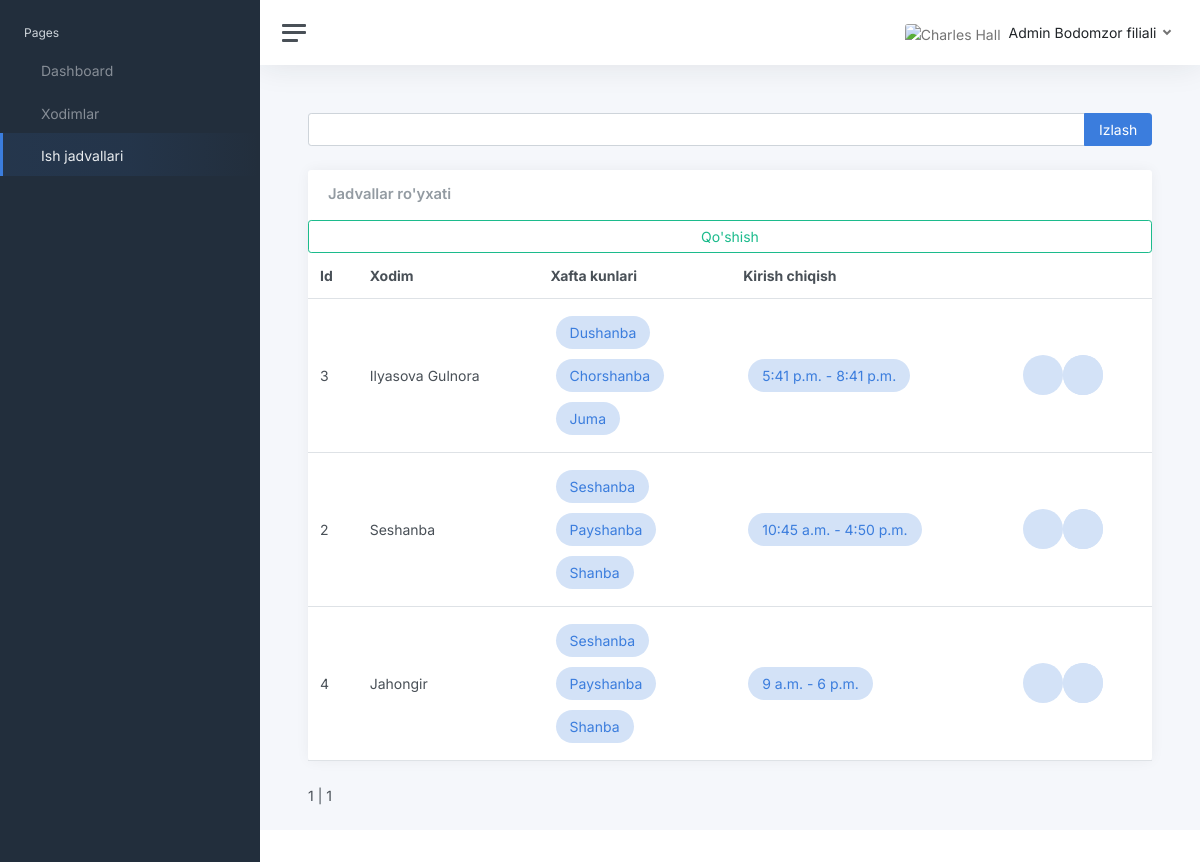
Page /schedules/ (signed in) on the committed database.
### apps/superadmin/models.py (models this page shows, shortened)
class Filial(models.Model):
    filial_name = models.CharField(max_length=200, null=True, blank=True)
    class Meta:
        verbose_name = "Filial"
        verbose_name_plural = "Filiallar"

class Weekday(models.Model):
    name = models.CharField(max_length=20, unique=True)
    name_en = models.CharField(max_length=20, unique=True, null=True, blank=True)
    class Meta:
        verbose_name = "Hafta kuni"
        verbose_name_plural = "Hafta kunlari"

### apps/main/models.py (models this page shows, shortened)
class WorkSchedule(models.Model):
    weekday = models.ManyToManyField(Weekday, related_name='work_schedules')
    employee = models.ForeignKey(Employee, on_delete=models.CASCADE, related_name='work_schedules', null=True, blank=True)
    admin = models.ForeignKey(Administrator, on_delete=models.SET_NULL,  related_name='work_schedules', null=True, blank=True)
    start = models.TimeField()
    end = models.TimeField()
    class Meta:
        verbose_name = "Ish jadvali"
        verbose_name_plural = "Ish jadvali"

class Employee(models.Model):
    name = models.CharField(max_length=200, blank=True, null=True)
    user_id = models.IntegerField(null=True, blank=True, unique=True)
    filial = models.ForeignKey(Filial, on_delete=models.CASCADE, null=True, blank=True)
    created_at = models.DateTimeField(auto_now_add=True)
    class Meta:
        verbose_name = "Xodim"
        verbose_name_plural = "Xodimlar"

### apps/home/views.py (the view)
# urls.py: path('schedules/', views.schedules, name='schedules'),
@login_required(login_url="/login/")
def schedules(request):
    if request.user.is_superuser:
        return redirect('/login/')
    administrator = Administrator.objects.get(user=request.user)
    all_schedules = WorkSchedule.objects.filter(employee__filial__id= administrator.filial.id)
    search_query = request.GET.get('q')
    if search_query:
        all_schedules = all_schedules.filter(Q(name__icontains=search_query))
    paginator = Paginator(all_schedules, 50)
    page_number = request.GET.get('page')
    page_obj = paginator.get_page(page_number)
    context = {
        'page_obj': page_obj,
        "segment": "schedules",
        "filial": administrator.filial.filial_name
    }
    html_template = loader.get_template('home/user/workschedule/schedules.html')
    return HttpResponse(html_template.render(context, request))

### apps/templates/home/user/workschedule/schedules.html (shortened to what this page needs)
{% extends "layouts/base.html" %}
{% load static %}
{% block body_class %} dashboard {% endblock body_class %}
{% block stylesheets %}
  <link href="{% static 'css/app.css' %}" rel="stylesheet">
{% endblock stylesheets %}
{% block content %}
			<main class="content">
				<div class="container-fluid p-0">
					<form class="input-group mb-4" method="get">
						<input class="form-control" type="text" name="q" value="{{ search_query }}">
						<button class="input-group-text btn btn-primary" type="submit">Izlash</button>
					</form>
					<div class="row">
						<div class="col-12 col-lg-12 col-xxl-12 d-flex">
							<div class="card flex-fill">
								<div class="card-header">
									<h5 class="card-title mb-0">Jadvallar ro'yxati</h5>
								</div>
								<table class="table table-hover my-0">
									<thead>
										<tr>
											<th>Id</th>
											<th>Xodim</th>
											<th class="d-none d-xl-table-cell">Xafta kunlari</th>
											<th>Kirish chiqish</th>
											<th></th>
										</tr>
									</thead>
									<tbody>
									{% for schudele in page_obj %}
										<tr>
											<td class="d-none d-xl-table-cell">{{ schudele.id }}</td>
											<td class="d-none d-xl-table-cell">{{ schudele.employee.name }}</td>
											<td class="d-none d-xl-table-cell">
												{% for week in schudele.weekday.all %}
													<div class="col-auto text-primary">
														<span style="
															display: inline-block;
															background-color: #D3E2F7;
															padding: 6px 14px;
															border-radius: 50px;
															font-size: 14px;
															margin: 5px;">
															{{ week.name }}
														</span>
													</div>
												{% endfor %}
											</td>
											<td class="d-none d-xl-table-cell">
												<div class="col-auto text-primary">
													<span style="
														display: inline-block;
														background-color: #D3E2F7;
														padding: 6px 14px;
														border-radius: 50px;
														font-size: 14px;
														margin: 5px;">
														{{ schudele.start }} - {{ schudele.end }}
													</span>
												</div>
											</td>
											<td class="d-none d-md-table-cell">
												<div class="col-auto d-flex">
													<div class="stat text-primary">
													</div>
													<div class="stat text-danger">
														<div class="stat text-danger">
														</div>
													</div>
												</div>
											</td>
										</tr>
									{% endfor %}
									<a class="btn btn-outline-success text-right" href="{% url 'schedule_create' %}">
										Qo'shish
									</a>
									</tbody>
								</table>
							</div>
						</div>
					</div>
					<div class="pagination">
						<span class="step-links">
							<span class="current-page">
								{{ page_obj.number }} | {{ page_obj.paginator.num_pages }}
							</span>
						</span>
					</div>
                </div>
            </main>
{% endblock content %}

### apps/templates/includes/navigation.html (shortened to what this page needs)
<nav class="navbar navbar-expand navbar-light navbar-bg ">
  <a class="sidebar-toggle js-sidebar-toggle">
          <i class="hamburger align-self-center"></i>
       </a>
  <div class="navbar-collapse collapse">
    <ul class="navbar-nav navbar-align">
      <li class="nav-item dropdown">
        <a class="nav-icon dropdown-toggle" href="#" id="messagesDropdown" data-bs-toggle="dropdown">
        </a>
      </li>
      <li class="nav-item dropdown">
        <a class="nav-link dropdown-toggle d-none d-sm-inline-block" href="#" data-bs-toggle="dropdown">
          <img src="https://www.shareicon.net/data/512x512/2016/09/01/822711_user_512x512.png" class="avatar img-fluid rounded me-1" alt="Charles Hall" /> <span class="text-dark">Admin {{filial}}</span>
        </a>
      </li>
    </ul>
  </div>
</nav>

### rows in the picture
Filial: filial_name "Bodomzor filiali"
WorkSchedule: id "3", employee.name "Ilyasova Gulnora", start "5:41 p.m.", end "8:41 p.m."
Weekday: name "Dushanba"
Weekday: name "Chorshanba"
Weekday: name "Juma"
WorkSchedule: id "2", employee.name "Seshanba", start "10:45 a.m.", end "4:50 p.m."
Weekday: name "Seshanba"
Weekday: name "Payshanba"
Weekday: name "Shanba"
WorkSchedule: id "4", employee.name "Jahongir", start "9 a.m.", end "6 p.m."

### other values in the picture
{{ page_obj.number }} "1"
{{ page_obj.paginator.num_pages }} "1"
